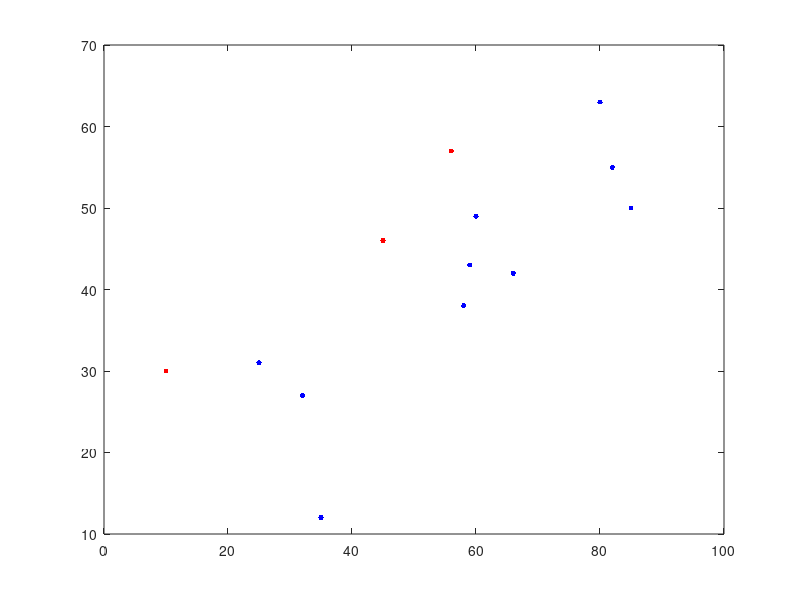

This figure's MATLAB source:
% algoritmo do kmeans

cidades = [32 27; 59 43; 80 63; 85 50; 58 38; 82 55; 25 31; 66 42; 60 49; 35 12];

plot(cidades(:,1),cidades(:,2),'.b', 'MarkerSize', 12);

c1 = [10 30];
c2 = [45 46];
c3 = [56 57];

hold on; plot(c1(1,1), c1(1,2),'.r', 'MarkerSize', 12);
hold on; plot(c2(1,1), c2(1,2),'.r', 'MarkerSize', 12);
hold on; plot(c3(1,1), c3(1,2),'.r', 'MarkerSize', 12);

D1=sqrt((cidades(:,1)-c1(1,1)).^2 + (cidades(:,2)-c1(1,2)).^2);
D2=sqrt((cidades(:,1)-c2(1,1)).^2 + (cidades(:,2)-c2(1,2)).^2);
D3=sqrt((cidades(:,1)-c3(1,1)).^2 + (cidades(:,2)-c3(1,2)).^2);
